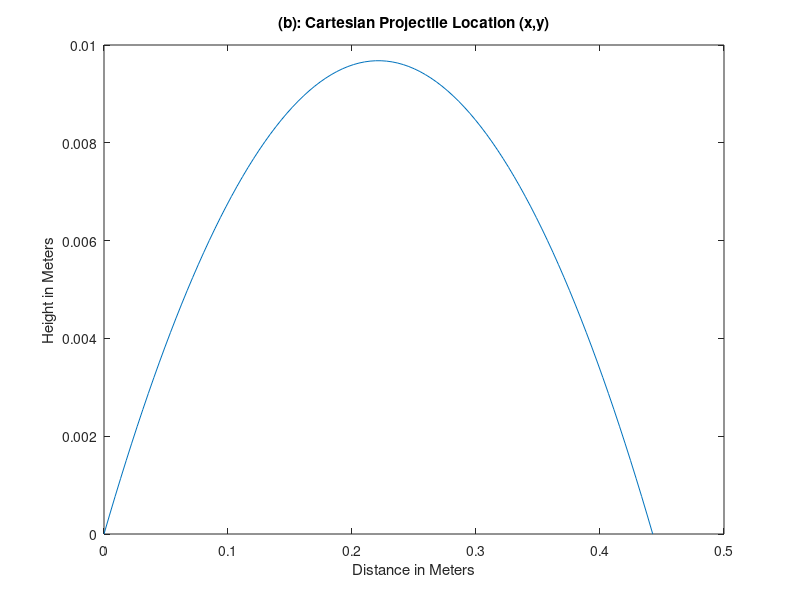
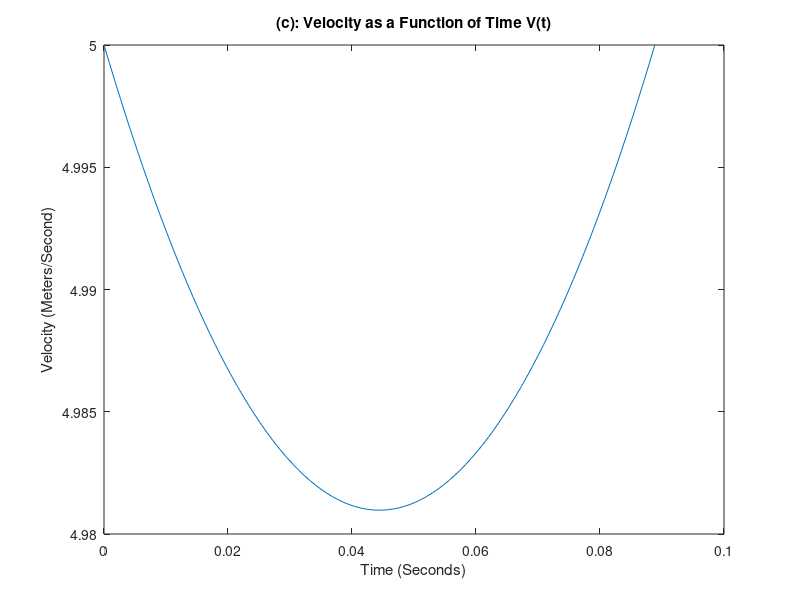

Write MATLAB code to recreate these figures, in order.
% this program provides 3 f(a,b,c) for user defined inputs of Vo and theta
% (a) to provide outputs of tflight, xmax, and ymax
% (b) to provide output graph representing (x,y)
% (c) to provide output graph representing V(t)
% declare g=9.81m/s^2
g= 9.81;
% prompt user for Vo(initial velocity in m/s) and theta(launch angle in
% degrees)
Vo= input('Enter Initial Velocity in Meters per Second: ');
theta= input('Enter Launch angle in Degrees: ');
% input values into tflight=2*(Vo/g)*sind(theta) to find tflight(total flight
% time)
tflight= 2*(Vo/g)*(sind(theta));
% input Vo, theta, and tflight into xmax=Vo*tflight*cosd(theta) to find
% xmax(max x distance)
xmax= Vo*tflight*(cosd(theta));
% input Vo, theta, and tflight into ymax=(Vo/4)*tflight*sind(theta) to find
% ymax(max y height)
ymax= (Vo/4)*tflight*(sind(theta));
% input tflight into Tflight=linspace(0,tflight,100) to generate vector
% array Tflight(100 values for given tflight)
Tflight= linspace(0,tflight,100);
% input Tflight, Vo, and theta into x=Vo*Tflight*cosd(theta) and
% y=(Vo*Tflight*sind(theta))-((1/2)*g*(Tflight.^2) 
x= Vo.*Tflight.*(cosd(theta));
y= (Vo.*Tflight.*(sind(theta)))-((1/2).*g.*(Tflight.^2));
% input Tflight, Vo, and theta into Vx=Vo*cosd(theta) and
% Vy=(Vo*sind(theta))-(g*Tflight) to generate Vx, Vy
Vx= Vo*(cosd(theta));
Vy= (Vo*(sind(theta)))-(g.*Tflight);
% input Vx, Vy into V=sqrt(Vx.^2+Vy.^2)
V= sqrt((Vx.^2)+(Vy.^2));
% output (a) in values and (b) and (c) in graphs
fprintf('(a) %7.4f Seconds of Flight \n' , tflight)
fprintf('    %7.4f Maximum Horizontal Distance in Meters \n' , xmax)
fprintf('    %7.4f Maximum Vertical Height in Meters \n' , ymax)
plot(x,y)
title('(b): Cartesian Projectile Location (x,y)')
xlabel('Distance in Meters'); ylabel('Height in Meters')
figure(2); plot(Tflight,V)
title('(c): Velocity as a Function of Time V(t)')
xlabel('Time (Seconds)'); ylabel('Velocity (Meters/Second)')